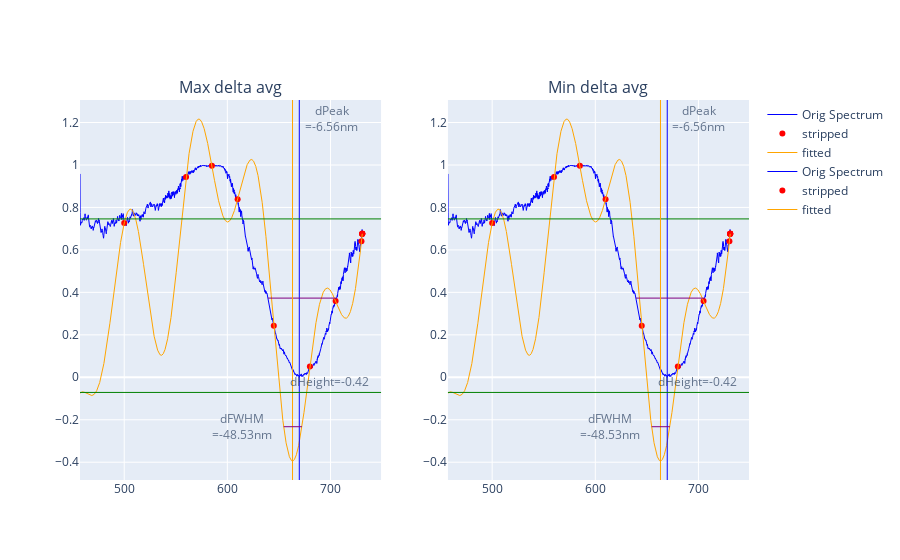

The code cell stored with this chart in its notebook:
### Code cell
from scipy.optimize import curve_fit, OptimizeWarning
from threading import Thread

import warnings
import numpy as np

# Maybe try doing FFT first to get guess of frequencies

initial_values = [
-1,
0.01,
-0.5,

1,
0.0200,
-0.5000,

0.2,
0.0300,
-0.5000,

0.01,
0.0400,
-0.5000,
]

initial_values = [0.9646,    
0.0051,    
4.4570 ,   
0.5733 ,   
0.0121 ,   
3.0772 ,   
0.0780 ,   
0.0549 ,   
-5.9688,    
0.0490 ,   
0.0756 ,   
-0.6380]

def fitted_sine_list(x, coeff_list):
    a1 = coeff_list[0]
    b1 = coeff_list[1]
    c1 = coeff_list[2]
    a2 = coeff_list[3]
    b2 = coeff_list[4]
    c2 = coeff_list[5]
    a3 = coeff_list[6]
    b3 = coeff_list[7]
    c3 = coeff_list[8]
    a4 = coeff_list[9]
    b4 = coeff_list[10]
    c4 = coeff_list[11]

    y = a1*np.sin(b1*x+c1) + a2*np.sin(b2*x+c2) + a3*np.sin(b3*x+c3) + a4*np.sin(b4*x+c4)
    return y

def fitted_sine(x, a1, b1, c1, a2, b2, c2, a3, b3, c3, a4, b4, c4):
    y = a1*np.sin(b1*x+c1) + a2*np.sin(b2*x+c2) + a3*np.sin(b3*x+c3) + a4*np.sin(b4*x+c4)
    return y

# Generate Ideal model from original spectrum, use this for starting coefficients
# with warnings.catch_warnings():
#     warnings.simplefilter('ignore', OptimizeWarning)
#     popt, pcov = curve_fit(fitted_sine, wl_full, tr_full, p0=initial, maxfev=1000000)
#     fitted = fitted_sine_list(df.index.to_numpy(), popt)

def thread_task(col, fitted_df):
    print(f"Curve fitting {col} in thread")
    with warnings.catch_warnings():
        warnings.simplefilter('ignore', OptimizeWarning)
        popt, pcov = curve_fit(
                            fitted_sine, stripped_df.index, stripped_df[col],
                            p0=initial_values,
                            maxfev=1000000,
                            method='trf',
                            # bounds=(
                            #     [-2, 0,   -np.inf,  -1.5,0.01,-np.inf, -0.5,0.02,-np.inf,     -0.1,0.03,-np.inf],
                            #     [ 2, 0.02, np.inf,  1.5,0.03,np.inf,  0.5,0.05,np.inf,  0.1,0.06,np.inf]
                            #     )
                            )
    fitted = fitted_sine_list(df.index.to_numpy(), popt)
    print(f'{popt=}')
    fitted_df[col] = fitted
    print(f"Finished curve fitting {col}")

# curve fit the stripped data
df = df[df.columns[0:1]]

fitted_df = pd.DataFrame(index=df.index, columns=df.columns)

for col in stripped_df.columns[0:1]:
    thread_task(col, fitted_df)
# threads = []
# for col in stripped_df.columns:
#     thread = Thread(target=thread_task, args=(col,fitted_df))
#     thread.start()
#     threads.append(thread)

# for t in threads:
#     t.join()


stats_df = dp.get_stats(df)
fitted_stats_df = dp.get_stats(fitted_df)

fitted_df
plot_stats(df, fitted_df, stripped_df, title='Spectrometer Data', stats_df=stats_df, fitted_stats_df=fitted_stats_df)

### Figure 1 — Plotly figure (JSON) as saved in the notebook; plotly's stock layout.template omitted (floating-point values rounded to 4 significant figures; data arrays with more than 128 entries replaced by an {"elided": "..."} marker saying what was removed)
{"data": [{"line": {"color": "blue", "width": 1}, "mode": "lines", "name": "Orig Spectrum", "type": "scatter", "x": {"elided": "4095 float values"}, "xaxis": "x", "y": {"elided": "4095 float values"}, "yaxis": "y"}, {"marker": {"color": "red"}, "mode": "markers", "name": "stripped", "type": "scatter", "x": [500.0, 560.0, 585.0, 610.0, 645.0, 680.0, 705.0, 730.0, 730.8, 730.8, 730.8, 730.8, 730.8], "xaxis": "x", "y": [0.727, 0.944, 0.996, 0.839, 0.243, 0.051, 0.359, 0.641, 0.676, 0.676, 0.676, 0.676, 0.676], "yaxis": "y"}, {"line": {"color": "orange", "width": 1}, "mode": "lines", "name": "fitted", "type": "scatter", "x": {"elided": "4095 float values"}, "xaxis": "x", "y": {"elided": "4095 float values"}, "yaxis": "y"}, {"line": {"color": "blue", "width": 1}, "mode": "lines", "name": "Orig Spectrum", "type": "scatter", "x": {"elided": "4095 float values"}, "xaxis": "x2", "y": {"elided": "4095 float values"}, "yaxis": "y2"}, {"marker": {"color": "red"}, "mode": "markers", "name": "stripped", "type": "scatter", "x": [500.0, 560.0, 585.0, 610.0, 645.0, 680.0, 705.0, 730.0, 730.8, 730.8, 730.8, 730.8, 730.8], "xaxis": "x2", "y": [0.727, 0.944, 0.996, 0.839, 0.243, 0.051, 0.359, 0.641, 0.676, 0.676, 0.676, 0.676, 0.676], "yaxis": "y2"}, {"line": {"color": "orange", "width": 1}, "mode": "lines", "name": "fitted", "type": "scatter", "x": {"elided": "4095 float values"}, "xaxis": "x2", "y": {"elided": "4095 float values"}, "yaxis": "y2"}], "layout": {"annotations": [{"font": {"size": 16}, "showarrow": false, "text": "Max delta avg", "x": 0.225, "xanchor": "center", "xref": "paper", "y": 1, "yanchor": "bottom", "yref": "paper"}, {"font": {"size": 16}, "showarrow": false, "text": "Min delta avg", "x": 0.775, "xanchor": "center", "xref": "paper", "y": 1, "yanchor": "bottom", "yref": "paper"}, {"opacity": 0.7, "showarrow": false, "text": "dPeak<br>=-6.56nm", "x": 663.2, "xanchor": "left", "xref": "x", "xshift": 10, "y": 1, "yanchor": "top", "yref": "y domain"}, {"opacity": 0.7, "showarrow": false, "text": "dFWHM<br>=-48.53nm", "x": 654.6, "xanchor": "right", "xref": "x", "xshift": -10, "y": -0.2328, "yref": "y", "yshift": 0}, {"opacity": 0.7, "showarrow": false, "text": "dHeight=-0.42", "x": 1, "xanchor": "right", "xref": "x domain", "xshift": -10, "y": -0.07127, "yanchor": "bottom", "yref": "y"}, {"opacity": 0.7, "showarrow": false, "text": "dPeak<br>=-6.56nm", "x": 663.2, "xanchor": "left", "xref": "x2", "xshift": 10, "y": 1, "yanchor": "top", "yref": "y2 domain"}, {"opacity": 0.7, "showarrow": false, "text": "dFWHM<br>=-48.53nm", "x": 654.6, "xanchor": "right", "xref": "x2", "xshift": -10, "y": -0.2328, "yref": "y2", "yshift": 0}, {"opacity": 0.7, "showarrow": false, "text": "dHeight=-0.42", "x": 1, "xanchor": "right", "xref": "x2 domain", "xshift": -10, "y": -0.07127, "yanchor": "bottom", "yref": "y2"}], "shapes": [{"line": {"color": "blue", "width": 1}, "type": "line", "x0": 669.7, "x1": 669.7, "xref": "x", "y0": 0, "y1": 1, "yref": "y domain"}, {"line": {"color": "Purple", "width": 1}, "type": "line", "x0": 639.4, "x1": 705.8, "xref": "x", "y0": 0.373, "y1": 0.373, "yref": "y"}, {"line": {"color": "green", "width": 1}, "type": "line", "x0": 0, "x1": 1, "xref": "x domain", "y0": 0.746, "y1": 0.746, "yref": "y"}, {"line": {"color": "orange", "width": 1}, "type": "line", "x0": 663.2, "x1": 663.2, "xref": "x", "y0": 0, "y1": 1, "yref": "y domain"}, {"line": {"color": "Purple", "width": 1}, "type": "line", "x0": 654.6, "x1": 672.3, "xref": "x", "y0": -0.2328, "y1": -0.2328, "yref": "y"}, {"line": {"color": "green", "width": 1}, "type": "line", "x0": 0, "x1": 1, "xref": "x domain", "y0": -0.07127, "y1": -0.07127, "yref": "y"}, {"line": {"color": "blue", "width": 1}, "type": "line", "x0": 669.7, "x1": 669.7, "xref": "x2", "y0": 0, "y1": 1, "yref": "y2 domain"}, {"line": {"color": "Purple", "width": 1}, "type": "line", "x0": 639.4, "x1": 705.8, "xref": "x2", "y0": 0.373, "y1": 0.373, "yref": "y2"}, {"line": {"color": "green", "width": 1}, "type": "line", "x0": 0, "x1": 1, "xref": "x2 domain", "y0": 0.746, "y1": 0.746, "yref": "y2"}, {"line": {"color": "orange", "width": 1}, "type": "line", "x0": 663.2, "x1": 663.2, "xref": "x2", "y0": 0, "y1": 1, "yref": "y2 domain"}, {"line": {"color": "Purple", "width": 1}, "type": "line", "x0": 654.6, "x1": 672.3, "xref": "x2", "y0": -0.2328, "y1": -0.2328, "yref": "y2"}, {"line": {"color": "green", "width": 1}, "type": "line", "x0": 0, "x1": 1, "xref": "x2 domain", "y0": -0.07127, "y1": -0.07127, "yref": "y2"}], "xaxis": {"anchor": "y", "domain": [0, 0.45]}, "xaxis2": {"anchor": "y2", "domain": [0.55, 1]}, "yaxis": {"anchor": "x", "domain": [0, 1]}, "yaxis2": {"anchor": "x2", "domain": [0, 1]}}}
